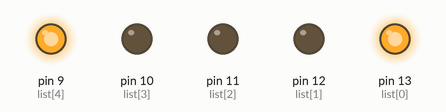
The sketch below on a simulated Arduino Uno, built with avr-gcc and run on an emulated ATmega328P. Shown: output pins drawn as LEDs (lit = HIGH).

Above: at 0.5 s.
At 6.5 s:
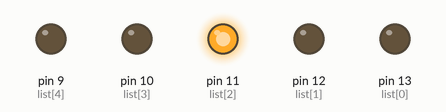
At 9.5 s:
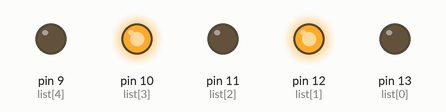
At 17.0 s:
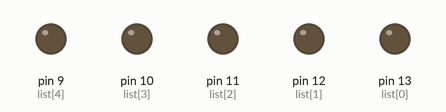
Timing chart, 0 to 19.5 s (numbered marks = the images above):
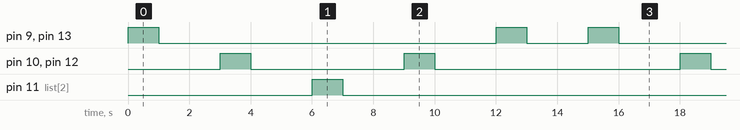

Measured:
- by itself, pin 9 (list[4]), pin 13 (list[0]): repeats every 15.0 s: LOW 11.0 s, HIGH 1.0 s, LOW 2.0 s, HIGH 1.0 s
- by itself, pin 10 (list[3]), pin 12 (list[1]): repeats every 15.0 s: LOW 5.0 s, HIGH 1.0 s, LOW 8.0 s, HIGH 1.0 s
- by itself, pin 11 (list[2]): alternates HIGH for 1.0 s and LOW for 14.0 s

The sketch:

Ex4LedPontasAoMeio.ino
```cpp
int list[5] = {13, 12, 11, 10, 9};
int first = 0;
int last = 4;
bool liga = true;

void setup()
{
  Serial.begin(9600);
  pinMode(13, OUTPUT);
  pinMode(12, OUTPUT);
  pinMode(11, OUTPUT);
  pinMode(10, OUTPUT);
  pinMode(9, OUTPUT);
}

void pisca()
{
  digitalWrite(list[first], HIGH);
  digitalWrite(list[last], HIGH);
  delay(1000); // Wait for 1000 millisecond(s)
}

void desliga()
{
  digitalWrite(list[first], LOW);
  digitalWrite(list[last], LOW);
  delay(1000); // Wait for 1000 millisecond(s)
}

void ligaOuDesliga(){
}

void loop()
{
  pisca();
  desliga();
  if(first == 4 && last == 0){
    first = 0;
    last = 4;
  }else{
    first++;
    last--;
  }

  delay(1000); // Wait for 1000 millisecond(s)
}
```
